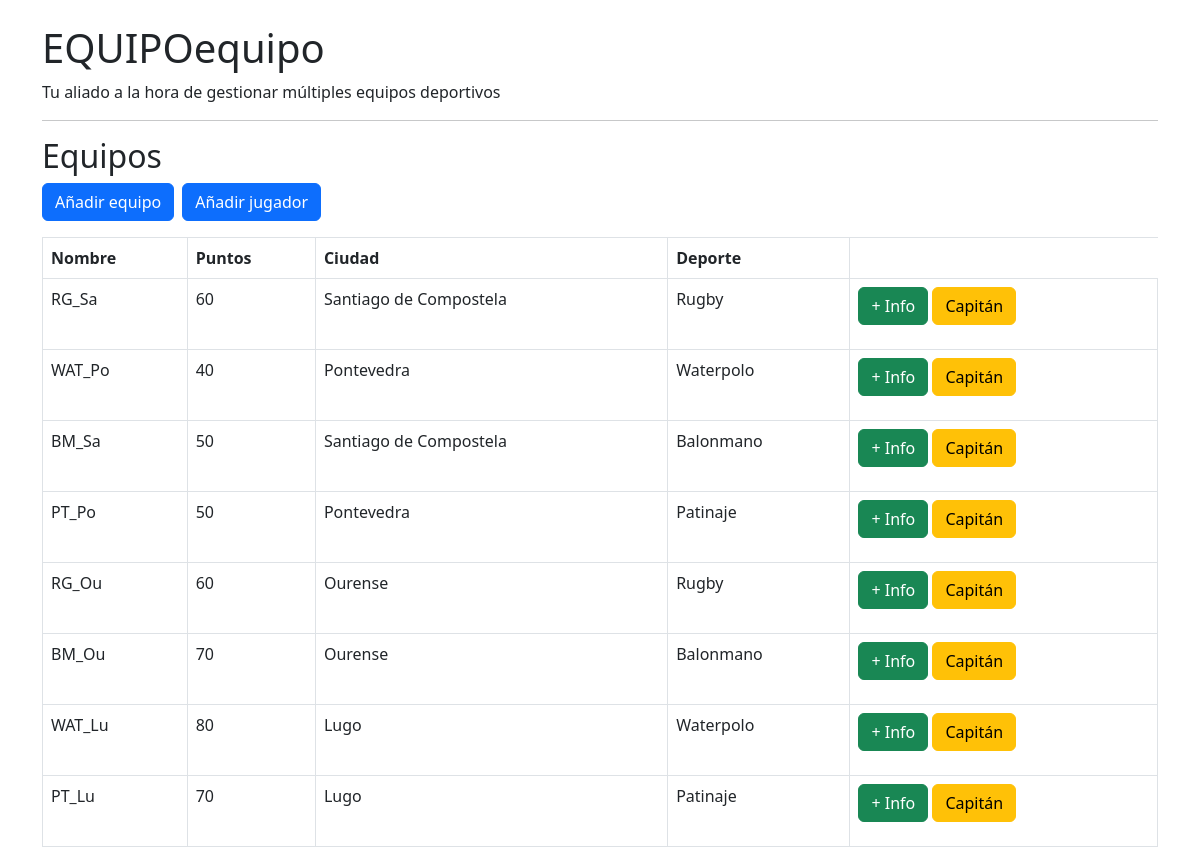
The page / on the database its author committed.
### tables this page shows
CREATE TABLE team (
    id INT AUTO_INCREMENT PRIMARY KEY,
    team_name VARCHAR(100) NOT NULL UNIQUE,
    points INT NOT NULL,
    city_id INT NOT NULL,
    sport_id INT NOT NULL,
    captain_id INT,
    created_at DATETIME DEFAULT CURRENT_TIMESTAMP,
    updated_at DATETIME DEFAULT CURRENT_TIMESTAMP ON UPDATE CURRENT_TIMESTAMP,
    FOREIGN KEY (city_id) REFERENCES city(id),
    FOREIGN KEY (sport_id) REFERENCES sport(id)
);

CREATE TABLE city (
    id INT AUTO_INCREMENT PRIMARY KEY, 
    city_name VARCHAR(100) NOT NULL
);

CREATE TABLE sport (
    id INT AUTO_INCREMENT PRIMARY KEY, 
    sport_name VARCHAR(100) NOT NULL
);

### controllers/TeamController.php (called while the page is built, shortened)
<?php
require_once "models/Team.php";
class TeamController {
    private $db;
    public function __construct($db) {
        $this->db = $db;
    }
    public function index() {
        $team = new Team($this->db);
        $teams = $team->getAll();
        include "views/Team/index.php";
    }
}

### index.php (called while the page is built, shortened)
<?php
require_once 'db/Database.php';
require_once 'models/Team.php';
require_once 'controllers/TeamController.php';
$db = new Database();
$controllerClass = new $controllerName($db);
$action = $_GET['action'] ?? 'index';
$controllerClass->$action();

### models/Team.php (called while the page is built, shortened)
<?php
class Team {
    private $conn;
    private $table = "team";
    public function __construct($db) {
        $this->conn = $db;
    }
    public function getAll() {
        $query = "SELECT t.*, c.city_name AS city_name, s.sport_name AS sport_name FROM {$this->table} t JOIN city c ON t.city_id = c.id JOIN sport s ON t.sport_id = s.id ORDER BY created_at DESC";
        $stmt = $this->conn->prepare($query);
        $stmt->execute();
        return $stmt;
    }
}

### db/Database.php (called while the page is built, shortened)
<?php
class Database {
    private $host;
    private $db_name;
    private $username;
    private $password;
    private $conn;
    public function __construct() {
        $this->host = getenv('MYSQL_HOST');
        $this->db_name = getenv('MYSQL_DATABASE');
        $this->username = getenv('MYSQL_USER');
        $this->password = getenv('MYSQL_PASSWORD');
    }
    public function connect() {
        $this->conn = null;
        try {
            $this->conn = new PDO(
                "mysql:host=".$this->host.";dbname=".$this->db_name,
                $this->username,
                $this->password,
                [PDO::MYSQL_ATTR_INIT_COMMAND => "SET NAMES utf8"]
            );
            $this->conn->setAttribute(PDO::ATTR_ERRMODE, PDO::ERRMODE_EXCEPTION);
        } catch(PDOException $e) {
            die("Connection error" . $e->getMessage());
        }
        return $this->conn;
    }
    public function prepare($sql)
    {
        try {
            return $this->conn->prepare($sql);
        } catch (PDOException $e) {
            die("Error preparing query " . $e->getMessage());
        }
    }
}

### views/Team/index.php (the view, shortened to what this page needs)
<!DOCTYPE html>
<html>
<head>
    <link href="https://cdn.jsdelivr.net/npm/bootstrap@5.3.0/dist/css/bootstrap.min.css" rel="stylesheet">
</head>
<body class="container mt-4">
<div>
    <h1>EQUIPOequipo</h1>
    <p>Tu aliado a la hora de gestionar múltiples equipos deportivos</p>
</div>
<hr>
<h2>Equipos</h2>
<table class="table table-bordered">
    <a href="index.php?controller=team&action=create" class="btn btn-primary mb-3">Añadir equipo</a>
    <a href="index.php?controller=player&action=create" class="btn btn-primary mb-3 ms-2">Añadir jugador</a>
    <thead>
        <tr>
            <th>Nombre</th>
            <th>Puntos</th>
            <th>Ciudad</th>
            <th>Deporte</th>
        </tr>
    </thead>
    <tbody>
        <?php while($row = $teams->fetch(PDO::FETCH_ASSOC)): ?>
        <tr>
            <td><?= $row["team_name"] ?></td>
            <td><?= $row["points"] ?></td>
            <td><?= $row["city_name"] ?></td>
            <td><?= $row["sport_name"] ?></td>
            <td>
                <a href="index.php?controller=team&action=show&id=<?= $row['id'] ?>" class="btn btn-success mb-3">+ Info</a>
                <a href="index.php?controller=team&action=obtain_captain&team_id=<?= $row['id'] ?>&captain_id=<?= $row['captain_id'] ?>" class="btn btn-warning mb-3">Capitán</a>
            </td>
        </tr>
        <?php endwhile; ?>
    </tbody>
</table>
</body>
</html>

### rows shown on the page
team: team_name "RG_Sa", points "60", city.city_name "Santiago de Compostela", sport.sport_name "Rugby"
team: team_name "WAT_Po", points "40", city.city_name "Pontevedra", sport.sport_name "Waterpolo"
team: team_name "BM_Sa", points "50", city.city_name "Santiago de Compostela", sport.sport_name "Balonmano"
team: team_name "PT_Po", points "50", city.city_name "Pontevedra", sport.sport_name "Patinaje"
team: team_name "RG_Ou", points "60", city.city_name "Ourense", sport.sport_name "Rugby"
team: team_name "BM_Ou", points "70", city.city_name "Ourense", sport.sport_name "Balonmano"
team: team_name "WAT_Lu", points "80", city.city_name "Lugo", sport.sport_name "Waterpolo"
team: team_name "PT_Lu", points "70", city.city_name "Lugo", sport.sport_name "Patinaje"
